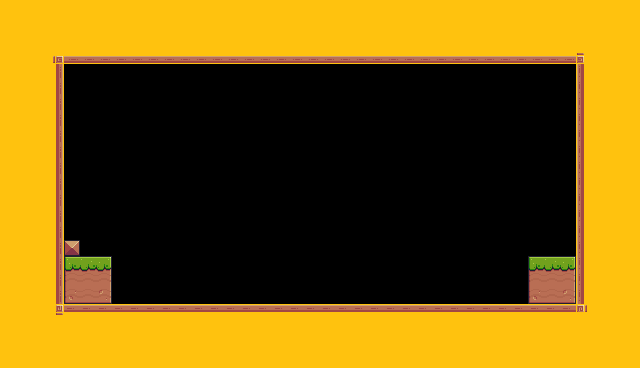

This is a level from a 2D game, rendered from its Tiled map with the project's own tilesets. A one-line summary and the complete map file follow:
An orthogonal 40x23 tile map with 16x16 px tiles, 1 tile layer (Background), 2 tilesets and 9 objects (Player, Checkpoint).

<map version="1.10" tiledversion="1.10.2" orientation="orthogonal" renderorder="right-down" width="40" height="23" tilewidth="16" tileheight="16" infinite="0" nextlayerid="4" nextobjectid="50">
 <tileset firstgid="1" source="Pixel Adventure.tsx" />
 <tileset firstgid="243" source="Terrain (amber).tsx" />
 <layer id="1" name="Background" width="40" height="23">
  <data encoding="csv">
266,266,266,266,266,266,266,266,266,266,266,266,266,266,266,266,266,266,266,266,266,266,266,266,266,266,266,266,266,266,266,266,266,266,266,266,266,266,266,266,
266,266,266,266,266,266,266,266,266,266,266,266,266,266,266,266,266,266,266,266,266,266,266,266,266,266,266,266,266,266,266,266,266,266,266,266,266,266,266,266,
266,266,266,266,266,266,266,266,266,266,266,266,266,266,266,266,266,266,266,266,266,266,266,266,266,266,266,266,266,266,266,266,266,266,266,266,266,266,266,266,
266,266,266,334,376,376,376,376,376,376,376,376,376,376,376,376,376,376,376,376,376,376,376,376,376,376,376,376,376,376,376,376,376,376,376,376,335,266,266,266,
266,266,266,355,0,0,0,0,0,0,0,0,0,0,0,0,0,0,0,0,0,0,0,0,0,0,0,0,0,0,0,0,0,0,0,0,353,266,266,266,
266,266,266,355,0,0,0,0,0,0,0,0,0,0,0,0,0,0,0,0,0,0,0,0,0,0,0,0,0,0,0,0,0,0,0,0,353,266,266,266,
266,266,266,355,0,0,0,0,0,0,0,0,0,0,0,0,0,0,0,0,0,0,0,0,0,0,0,0,0,0,0,0,0,0,0,0,353,266,266,266,
266,266,266,355,0,0,0,0,0,0,0,0,0,0,0,0,0,0,0,0,0,0,0,0,0,0,0,0,0,0,0,0,0,0,0,0,353,266,266,266,
266,266,266,355,0,0,0,0,0,0,0,0,0,0,0,0,0,0,0,0,0,0,0,0,0,0,0,0,0,0,0,0,0,0,0,0,353,266,266,266,
266,266,266,355,0,0,0,0,0,0,0,0,0,0,0,0,0,0,0,0,0,0,0,0,0,0,0,0,0,0,0,0,0,0,0,0,353,266,266,266,
266,266,266,355,0,0,0,0,0,0,0,0,0,0,0,0,0,0,0,0,0,0,0,0,0,0,0,0,0,0,0,0,0,0,0,0,353,266,266,266,
266,266,266,355,0,0,0,0,0,0,0,0,0,0,0,0,0,0,0,0,0,0,0,0,0,0,0,0,0,0,0,0,0,0,0,0,353,266,266,266,
266,266,266,355,0,0,0,0,0,0,0,0,0,0,0,0,0,0,0,0,0,0,0,0,0,0,0,0,0,0,0,0,0,0,0,0,353,266,266,266,
266,266,266,355,0,0,0,0,0,0,0,0,0,0,0,0,0,0,0,0,0,0,0,0,0,0,0,0,0,0,0,0,0,0,0,0,353,266,266,266,
266,266,266,355,0,0,0,0,0,0,0,0,0,0,0,0,0,0,0,0,0,0,0,0,0,0,0,0,0,0,0,0,0,0,0,0,353,266,266,266,
266,266,266,355,35,0,0,0,0,0,0,0,0,0,0,0,0,0,0,0,0,0,0,0,0,0,0,0,0,0,0,0,0,0,0,0,353,266,266,266,
266,266,266,355,7,8,9,0,0,0,0,0,0,0,0,0,0,0,0,0,0,0,0,0,0,0,0,0,0,0,0,0,0,7,8,9,353,266,266,266,
266,266,266,355,29,30,31,0,0,0,0,0,0,0,0,0,0,0,0,0,0,0,0,0,0,0,0,0,0,0,0,0,0,29,30,31,353,266,266,266,
266,266,266,355,51,52,53,0,0,0,0,0,0,0,0,0,0,0,0,0,0,0,0,0,0,0,0,0,0,0,0,0,0,51,52,53,353,266,266,266,
266,266,266,356,332,332,332,332,332,332,332,332,332,332,332,332,332,332,332,332,332,332,332,332,332,332,332,332,332,332,332,332,332,332,332,332,357,266,266,266,
266,266,266,266,266,266,266,266,266,266,266,266,266,266,266,266,266,266,266,266,266,266,266,266,266,266,266,266,266,266,266,266,266,266,266,266,266,266,266,266,
266,266,266,266,266,266,266,266,266,266,266,266,266,266,266,266,266,266,266,266,266,266,266,266,266,266,266,266,266,266,266,266,266,266,266,266,266,266,266,266,
266,266,266,266,266,266,266,266,266,266,266,266,266,266,266,266,266,266,266,266,266,266,266,266,266,266,266,266,266,266,266,266,266,266,266,266,266,266,266,266
</data>
 </layer>
 <objectgroup id="2" name="Spawnpoints">
  <object id="1" name="Player" type="Player" x="79.8275" y="223.069" width="31.3341" height="32.0802" />
  <object id="46" type="Checkpoint" x="512" y="192" width="64" height="64" />
 </objectgroup>
 <objectgroup id="3" name="Collisions">
  <object id="7" x="64" y="240" width="16" height="16" />
  <object id="11" x="48" y="48" width="16" height="272" />
  <object id="12" x="48" y="304" width="544" height="16" />
  <object id="13" x="576" y="48" width="16" height="272" />
  <object id="14" x="48" y="48" width="544" height="16" />
  <object id="47" x="64" y="256" width="48" height="48" />
  <object id="49" x="528" y="256" width="48" height="48" />
 </objectgroup>
</map>
